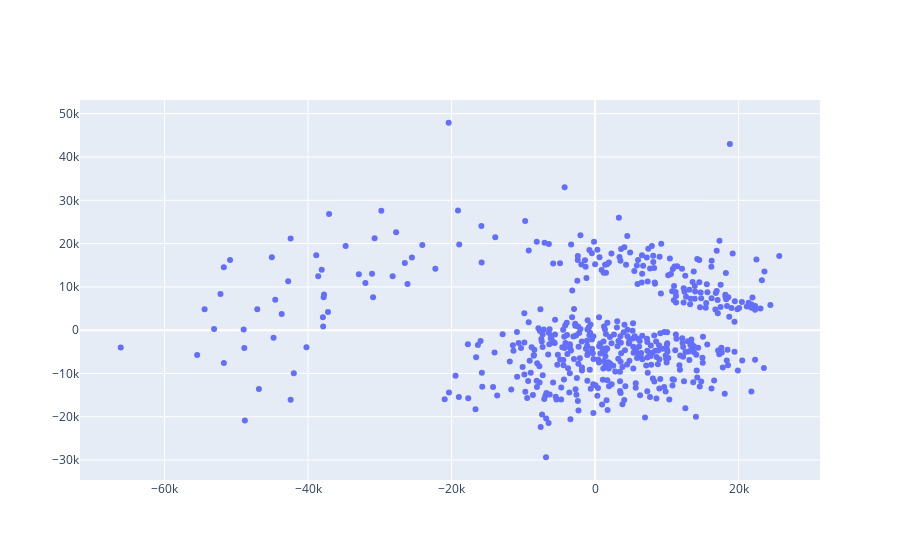

The code cell stored with this chart in its notebook:
### Code cell
mds_kmeans = manifold.MDS(n_components=2)
kmeans_mds_redux = mds_kmeans.fit_transform(X)
print(kmeans_mds_redux.shape)
fig = go.Figure()
fig.add_traces(
    go.Scatter(
        x=kmeans_mds_redux[:,0],
       y=kmeans_mds_redux[:,1],
       mode="markers",

    )
)
fig.show()

### Figure 1 — Plotly figure (JSON) as saved in the notebook; plotly's stock layout.template omitted (floating-point values rounded to 4 significant figures; data arrays with more than 128 entries replaced by an {"elided": "..."} marker saying what was removed)
{"data": [{"mode": "markers", "type": "scatter", "x": {"elided": "511 float values"}, "y": {"elided": "511 float values"}}], "layout": {}}
